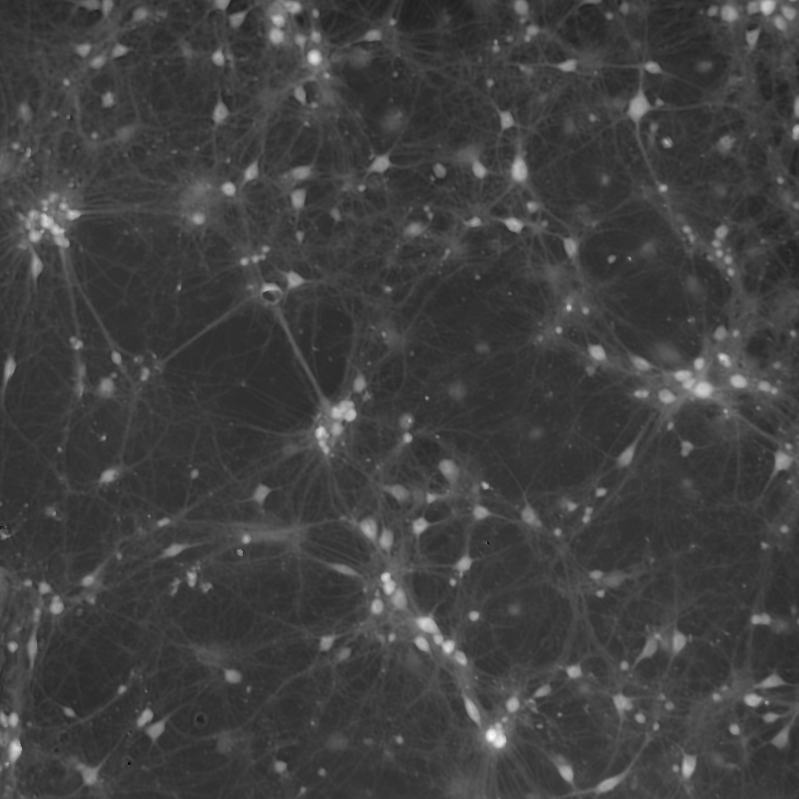
#> input picture UNet_Neurite/Manual/Avrg_Bw_5X_3.tif, 799 x 799 px, found by its file name
$ jupyter execute --allow-errors Image_decomposition_composition.ipynb
#> lines starting #> are read from the running program, lines starting #| are printed output that depends on the picture
[cell 1]
from __future__ import print_function
import numpy as np
import skimage.io as io
import matplotlib.pyplot as plt
import os
from scipy.ndimage import rotate
import tifffile as tiff
from patchify import patchify, unpatchify

[cell 2]
PDHM_img = io.imread('/Users/behnazyazdani/DeepNeurite/data/DHM/img_gene/PDHM_img/Avrg_Bw_5X_3.tif')
#> PDHM_img is the input picture: shape (799, 799); min 0, max 255, mean 64.8
print(PDHM_img.shape)
#| (799, 799)
plt.figure(figsize=(15,15))
plt.matshow(PDHM_img, cmap='gray', fignum=0)
plt.colorbar()
plt.show()
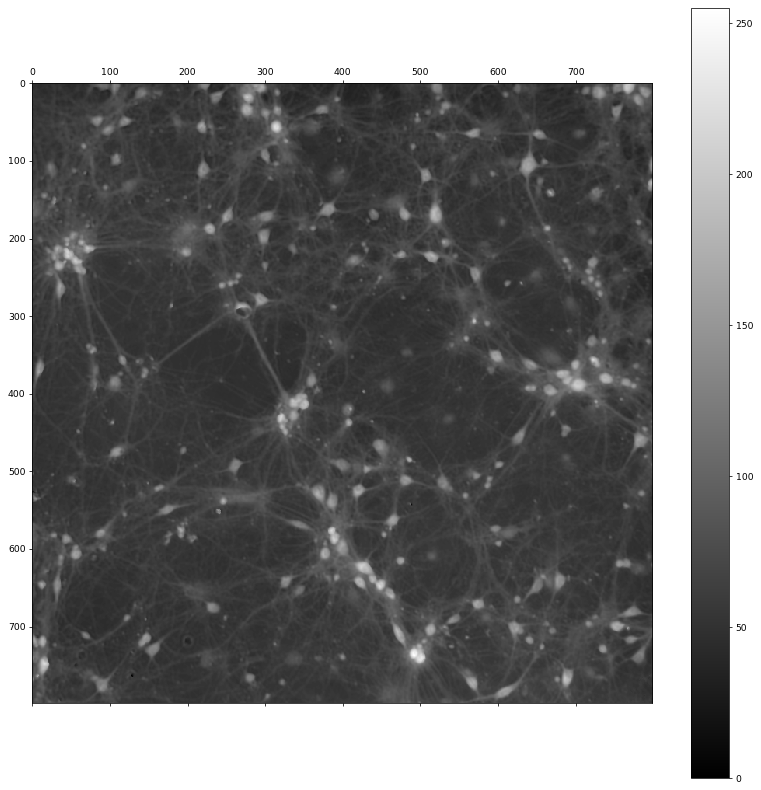
#> figure drawn by matplotlib, 2 panels


$ run again, with UNet_Neurite/Manual/Avrg_Bw_5X_2.tif copied over UNet_Neurite/Manual/Avrg_Bw_5X_3.tif
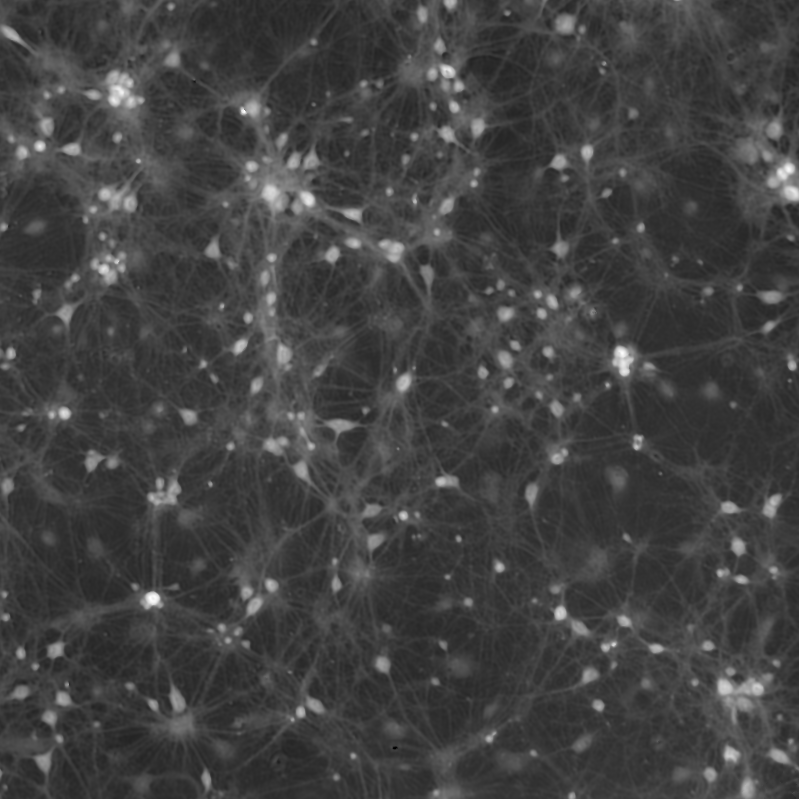
#> input picture UNet_Neurite/Manual/Avrg_Bw_5X_2.tif, 799 x 799 px, found by its file name
#> PDHM_img is the input picture: shape (799, 799); min 0, max 255, mean 65.9
#| (799, 799)
#> `plt.show()`:
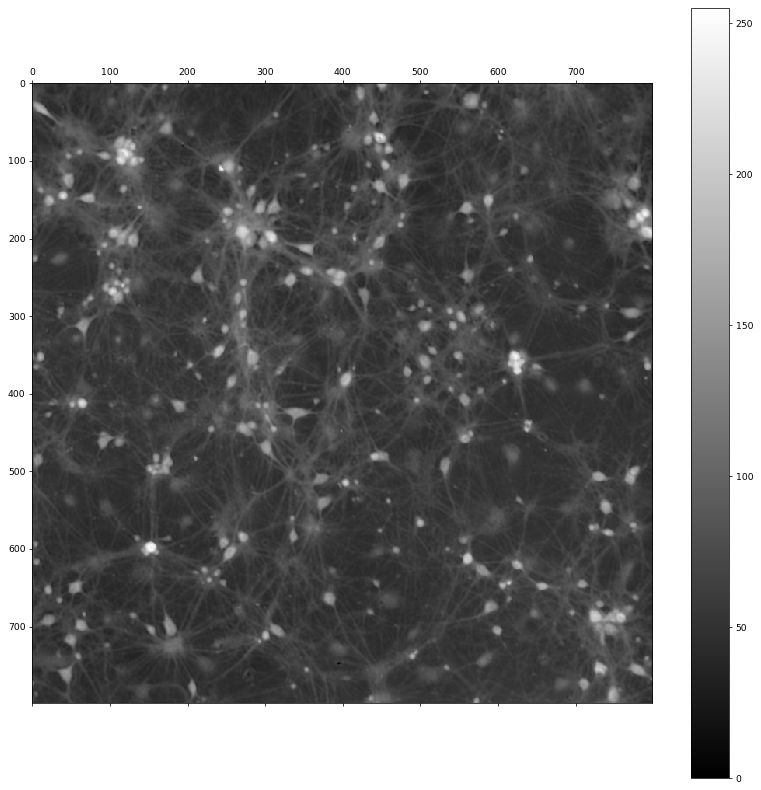
#> figure drawn by matplotlib, 2 panels

$ run again, with UNet_Neurite/Manual/Avrg_Bw_5X_5.tif copied over UNet_Neurite/Manual/Avrg_Bw_5X_3.tif
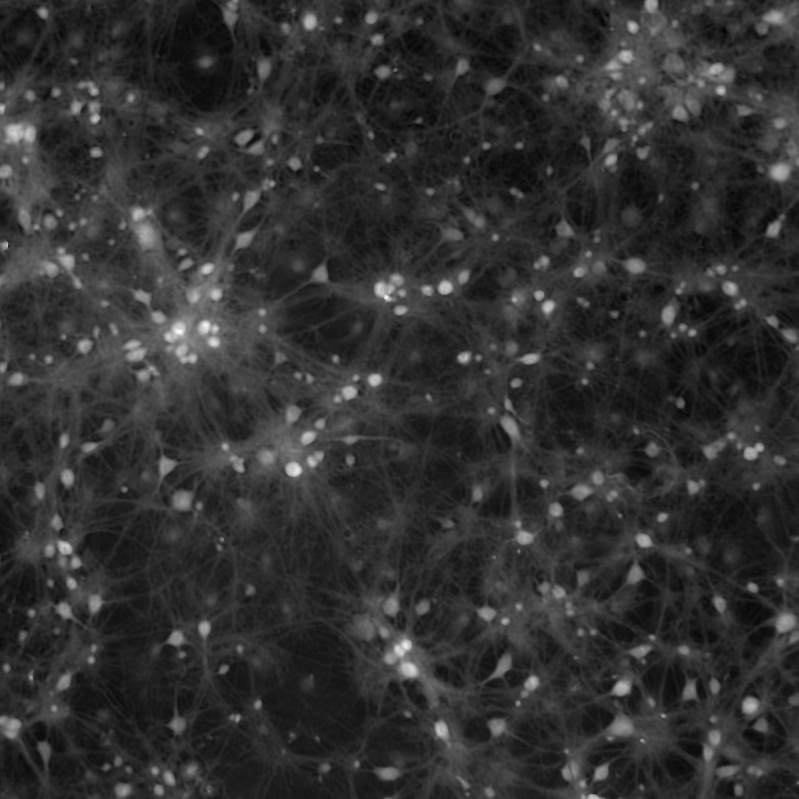
#> input picture UNet_Neurite/Manual/Avrg_Bw_5X_5.tif, 799 x 799 px, found by its file name
#> PDHM_img is the input picture: shape (799, 799); min 0, max 255, mean 49.4
#| (799, 799)
#> `plt.show()`:
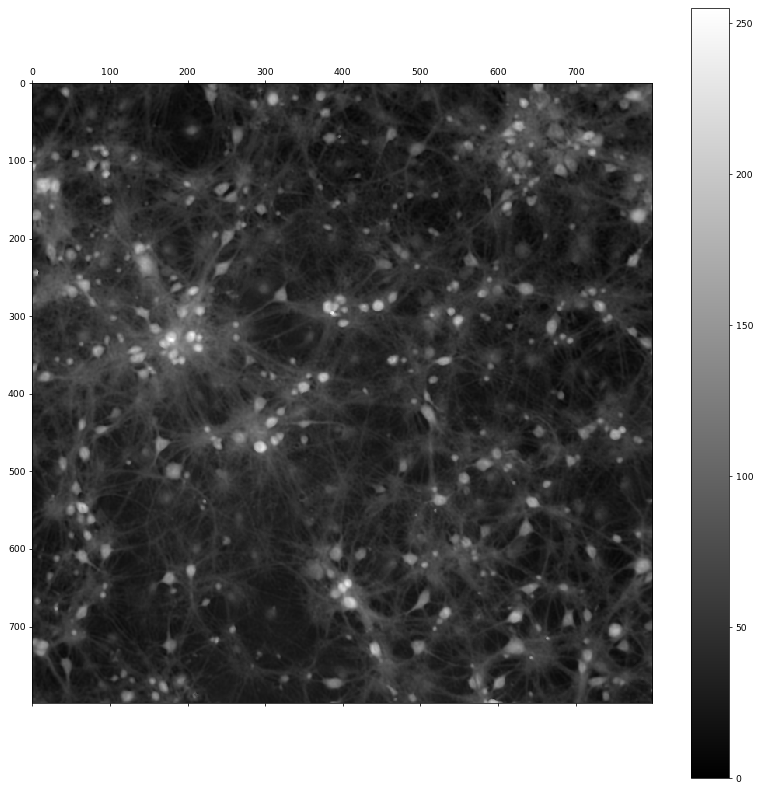
#> figure drawn by matplotlib, 2 panels
